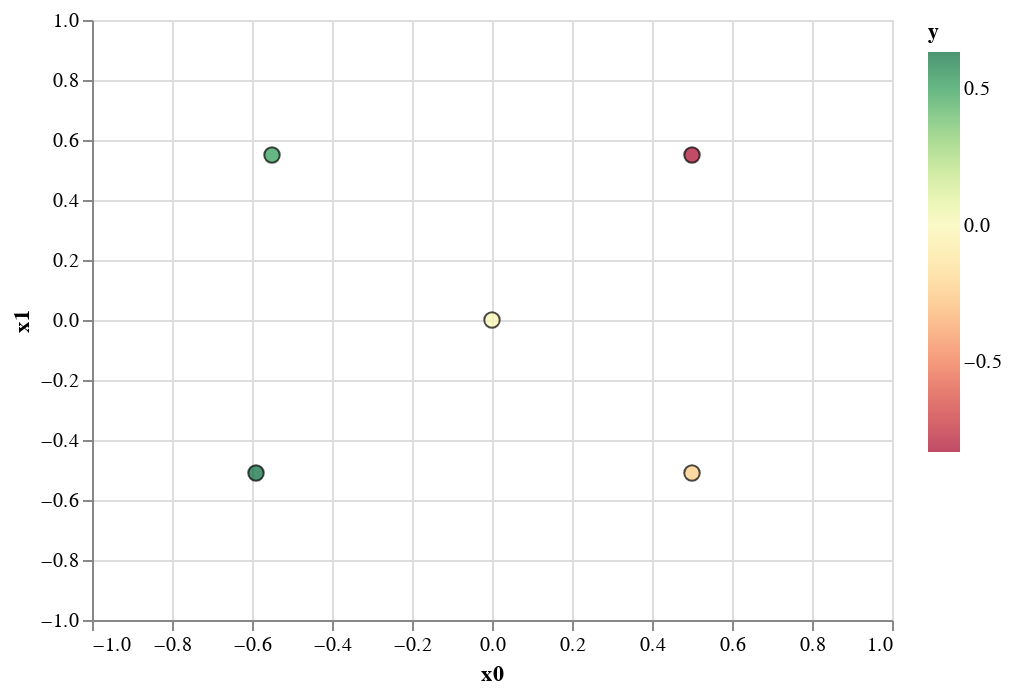

The notebook cell this image was saved under:
### Markdown cell above
Evaluate the function and plot all the evaluations so far:

### Code cell
y = blackbox2([x0.value, x1.value])[0][0]
print(f'Evaluated black box at ({x0.value}, {x1.value}); result={y}')
blackbox2.plot_xy()

### Figure 1 — Vega-Lite specification as saved in the notebook (floating-point values rounded to 4 significant figures)
{"config": {"view": {"continuousWidth": 400, "continuousHeight": 300}}, "data": {"name": "data-057e52cc127e7d92740fce5067784f9d"}, "mark": {"type": "circle", "size": 60, "stroke": "black", "strokeWidth": 1}, "encoding": {"color": {"type": "quantitative", "field": "y", "scale": {"domainMid": 0, "scheme": "redyellowgreen"}}, "x": {"type": "quantitative", "field": "x0", "scale": {"domain": [-1, 1]}}, "y": {"type": "quantitative", "field": "x1", "scale": {"domain": [-1, 1]}}}, "$schema": "https://vega.github.io/schema/vega-lite/v4.8.1.json", "datasets": {"data-057e52cc127e7d92740fce5067784f9d": [{"x0": 0.0, "x1": 0.0, "y": 0.0}, {"x0": -0.55, "x1": 0.55, "y": 0.498}, {"x0": 0.5, "x1": 0.55, "y": -0.8275}, {"x0": 0.5, "x1": -0.51, "y": -0.2411}, {"x0": -0.59, "x1": -0.51, "y": 0.6347}]}}
